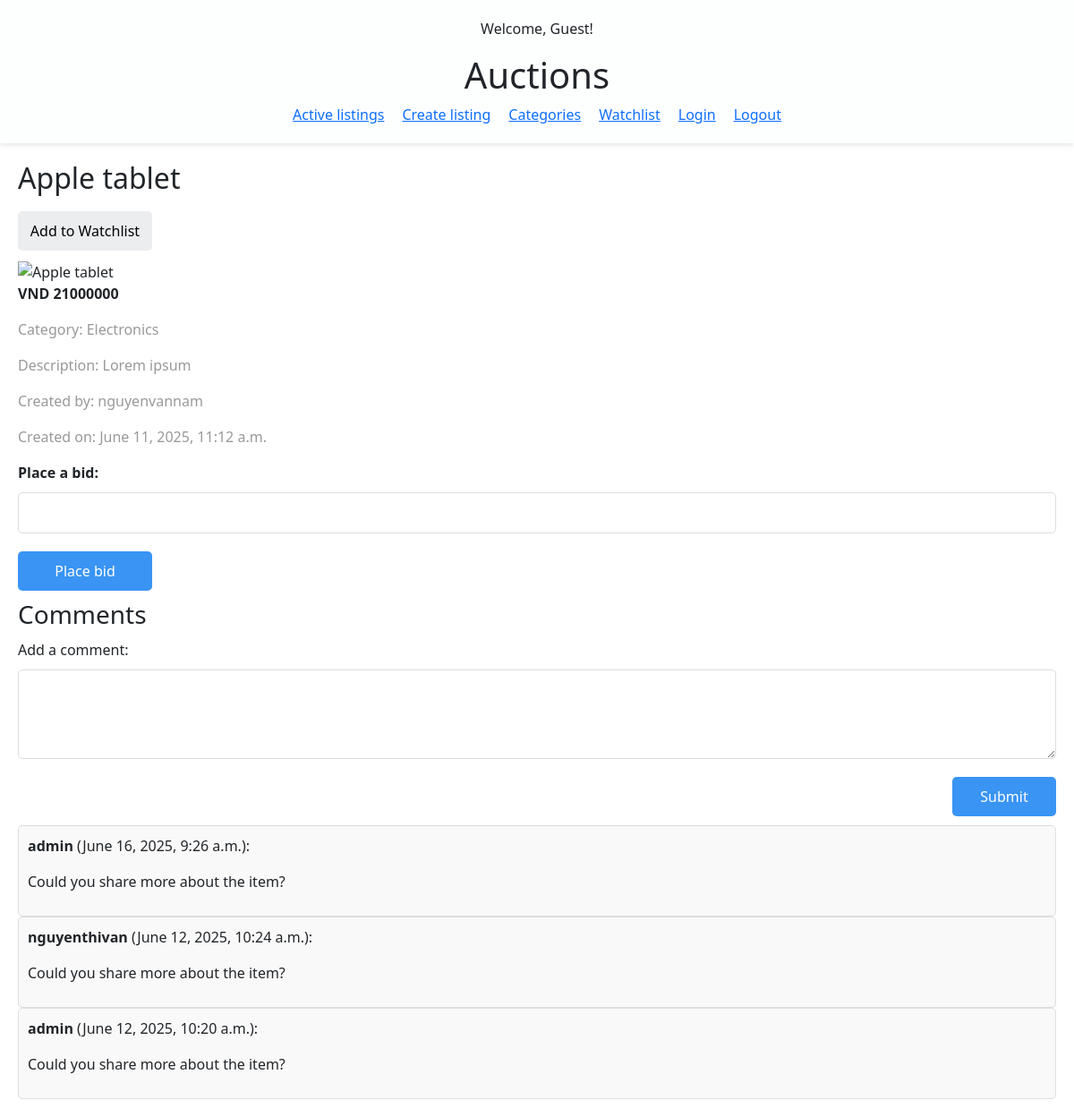
/auctions/5/, run on the app's committed database.
### auctions/models.py (models this page shows, shortened)
class Listings(models.Model):
    title = models.CharField(max_length=255)
    description = models.TextField()
    starting_bid = models.IntegerField()
    image_url = models.URLField(blank=True, null=True)
    created_at = models.DateTimeField(auto_now_add=True)
    updated_at = models.DateTimeField(auto_now=True)
    is_active = models.BooleanField(default=True)
    category = models.ForeignKey(Category, max_length=100, blank=True, null=True, on_delete=models.SET_NULL, related_name='listings')
    seller = models.ForeignKey(settings.AUTH_USER_MODEL, on_delete=models.CASCADE, related_name='auctions')
    def get_current_bid(self):
        bids = self.bids.all()
        if bids:
            return max(bid.bid_amount for bid in bids)
        return self.starting_bid

class Bid(models.Model):
    listing = models.ForeignKey(Listings, on_delete=models.CASCADE, related_name='bids')
    buyer = models.ForeignKey(settings.AUTH_USER_MODEL, on_delete=models.CASCADE, related_name='bids')
    bid_amount = models.IntegerField()
    created_at = models.DateTimeField(auto_now_add=True)

class Category(models.Model):
    name = models.CharField(max_length=100, unique=True)
    def __str__(self):
        return self.name

class User(AbstractUser):
    pass

class Comment(models.Model):
    listing = models.ForeignKey(Listings, on_delete=models.CASCADE, related_name='comments')
    comment_user = models.ForeignKey(settings.AUTH_USER_MODEL, on_delete=models.CASCADE, related_name='comments')
    content = models.TextField()
    created_at = models.DateTimeField(auto_now_add=True)

### auctions/views.py (the view)
# urls.py: path('auctions/<int:listing_id>/', views.listing_detail, name='listing_detail'),
def listing_detail(request, listing_id):
    listing = Listings.objects.get(id=listing_id)
    user = request.user
    highest_bid = Bid.objects.filter(listing=listing).order_by('-bid_amount').first()
    if highest_bid and user == highest_bid.buyer and not listing.is_active:
        winner = True
    else:
        winner = False
    listing_comments = listing.comments.all().order_by('-created_at')
    return render(request, 'auctions/listing_detail.html', {
        'listing': listing,
        'comments': listing_comments,
        'winner': winner
        })

### auctions/templates/auctions/listing_detail.html (shortened to what this page needs)
{% extends "auctions/layout.html" %}
{% block content %}
    <div class="listing-section">
        <div class="listing-section-details">
            <h2>{{ listing.title }}</h2>
            <div class="button-control">
                <form method="post" action="{% url 'add_to_watchlist' listing.id %}">
                    <div class="listing-section-form-item">
                        <button type="submit">Add to Watchlist</button>
                    </div>
                </form>
            </div>
            <image src="{{ listing.image_url }}" alt="{{ listing.title }}" style="width: 300px; height: auto;">
            <p class="bold-text">VND {{ listing.get_current_bid }}</p>
            <div class="blur-text">
                <p>Category: {{ listing.category }}</p>
                <p>Description: {{ listing.description }}</p>
                <p>Created by: {{ listing.seller }}</p>
                <p>Created on: {{ listing.created_at|date:"F j, Y, g:i a" }}</p>
            </div>
        </div>
        <div class="listing-section-form">
            <form method="post" action="{% url 'place_bid' listing.id %}">
                <div class="listing-section-form-item">
                    <label for="bid_amount">Place a bid:</label>
                    <input id="bid_amount" type="number" name="bid_amount" min="{{ listing.get_current_bid }}" required>
                    <button type="submit">Place bid</button>
                </div>
            </form>
        </div>
    </div>
    <div class="comments-section">
        <h3>Comments</h3>
        <form method="post" action="{% url 'add_comment' listing.id %}">
            <div class="comments-section-form">
                <label for="comment">Add a comment:</label>
                <textarea id="comment" name="comment" required></textarea>
                <button type="submit">Submit</button>
            </div>
        </form>
        {% for comment in comments %}
            <div class="comments-section-item">
                <p><strong>{{ comment.comment_user.username }}</strong> ({{ comment.created_at|date:"F j, Y, g:i a" }}):</p>
                <p>{{ comment.content }}</p>
            </div>
        {% empty %}
            <p>No comments yet.</p>
        {% endfor %}
    </div>
{% endblock %}

### auctions/templates/auctions/layout.html (shortened to what this page needs)
{% load static %}
<!DOCTYPE html>
<html lang="en">
    <head>
        <link rel="stylesheet" href="{% static 'auctions/styles.css' %}">
        <link href="https://cdn.jsdelivr.net/npm/bootstrap@5.3.0/dist/css/bootstrap.min.css" rel="stylesheet">
    </head>
    <body>
        <header>
            <p>Welcome, {% if user.is_authenticated %}{{ user.username }}{% else %}Guest{% endif %}!</p>
            <h1>Auctions</h1>
            <nav>
                <a href="{% url 'index' %}">Active listings</a>
                <a href="{% url 'create_new_listing' %}">Create listing</a>
                <a href="{% url 'list_categories' %}">Categories</a>
                <a href="{% url 'list_watchlist' %}">Watchlist</a>
                <a href="{% url 'login' %}">Login</a>
                <a href="{% url 'logout' %}">Logout</a>
            </nav>
        </header>
        <main>
            {% block content %}
            {% endblock %}
        </main>
    </body>
</html>

### auctions/static/auctions/styles.css (style rules this page uses)
body { font-family: Arial, sans-serif; margin: 0; }
header { position: sticky; top: 0; box-shadow: 0 2px 5px rgba(0,0,0,0.1); padding: 20px; text-align: center; background-color: rgb(253, 255, 255); }
nav { display: flex; justify-content: center; gap: 20px; }
main { padding: 20px; }
.bold-text { font-weight: bold; }
.blur-text { color: #999; }
.form-container button, .comments-section-form button { width: 10%; padding: 10px; background-color: #3994f4; color: white; border: none; border-radius: 5px; cursor: pointer; align-self: flex-end; }
.form-container input, .listing-section-form-item input { padding: 10px; border: 1px solid #ddd; border-radius: 5px; }
.form-container textarea, .comments-section-form textarea { padding: 10px; border: 1px solid #ddd; border-radius: 5px; height: 100px; }
.form-container label, .listing-section-form-item label { font-weight: bold; }
.listing-section-form-item, .comments-section-form { display: flex; flex-direction: column; gap: 10px; margin: 10px 0; }
.listing-section-form-item button { width: 150px; padding: 10px; background-color: #3994f4; color: white; border: none; border-radius: 5px; cursor: pointer; align-self: flex-start; }
.comments-section-item { padding: 10px; border: 1px solid #ddd; border-radius: 5px; background-color: #f9f9f9; }
.button-control { display: flex; gap: 10px; }
.button-control button { padding: 10px; background-color: #ecedef; color: rgb(3, 3, 3); border: none; border-radius: 5px; cursor: pointer; }

### data on the page
Listings: title "Apple tablet", get_current_bid "21000000", category "Electronics", description "Lorem ipsum", seller "nguyenvannam", created_at "June 11, 2025, 11:12 a.m."
Comment: comment_user.username "admin", created_at "June 16, 2025, 9:26 a.m.", content "Could you share more about the item?"
Comment: comment_user.username "nguyenthivan", created_at "June 12, 2025, 10:24 a.m.", content "Could you share more about the item?"
Comment: comment_user.username "admin", created_at "June 12, 2025, 10:20 a.m.", content "Could you share more about the item?"
